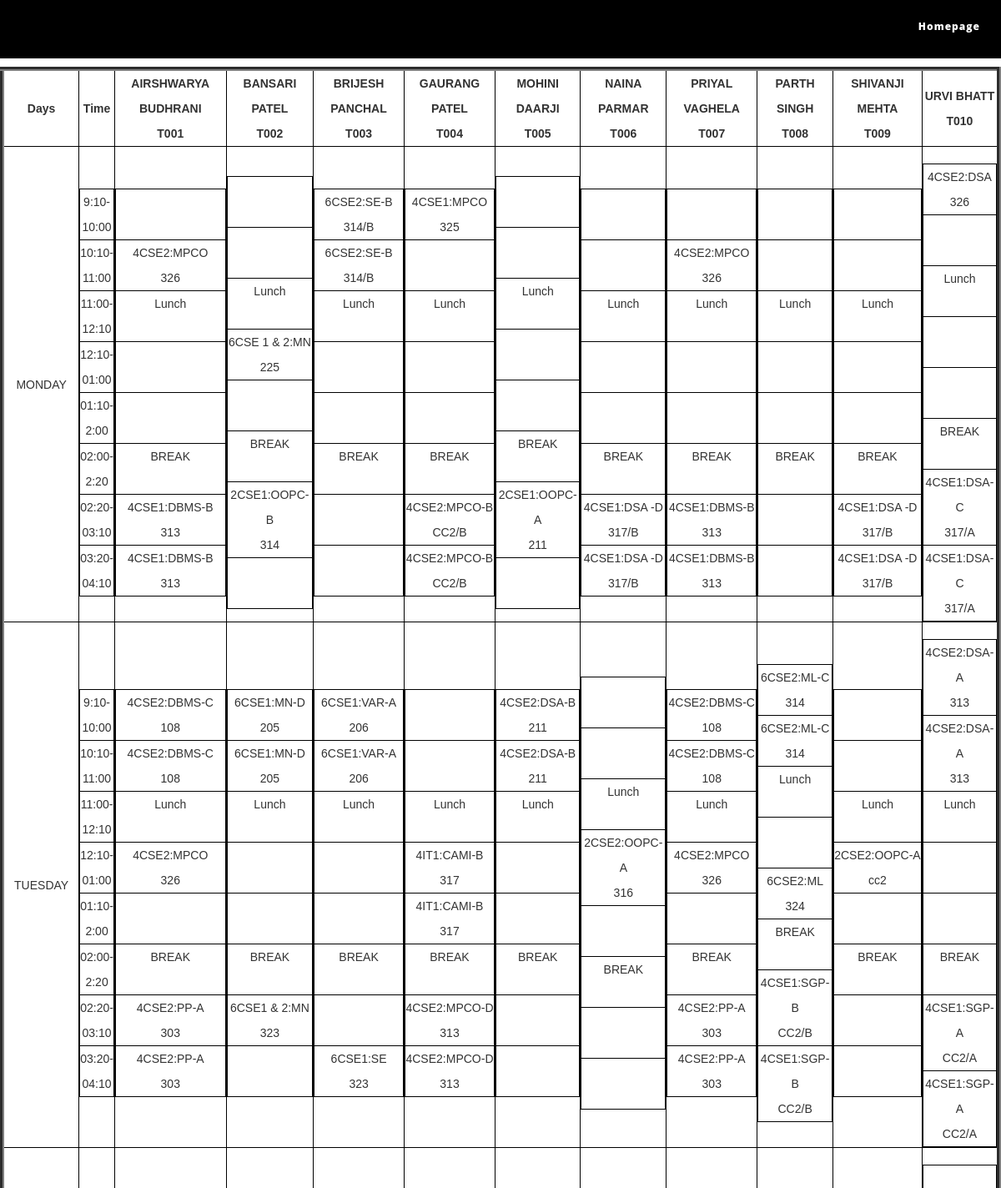
The page /Master.php (upper part) on the database its author committed.
### tables this page shows
CREATE TABLE `teachers` (
  `faculty_number` varchar(100) NOT NULL,
  `NAME` varchar(100) NOT NULL,
  `ALIAS` varchar(100) NOT NULL,
  `DESIGNATION` varchar(100) NOT NULL
);

CREATE TABLE `t001` (
  `DAY` varchar(100) DEFAULT NULL,
  `PERIOD1` varchar(100) DEFAULT NULL,
  `PERIOD2` varchar(100) DEFAULT NULL,
  `PERIOD3` varchar(100) DEFAULT NULL,
  `PERIOD4` varchar(100) DEFAULT NULL,
  `PERIOD5` varchar(100) DEFAULT NULL,
  `PERIOD6` varchar(100) DEFAULT NULL
);

CREATE TABLE `t002` (
  `DAY` varchar(100) DEFAULT NULL,
  `PERIOD1` varchar(100) DEFAULT NULL,
  `PERIOD2` varchar(100) DEFAULT NULL,
  `PERIOD3` varchar(100) DEFAULT NULL,
  `PERIOD4` varchar(100) DEFAULT NULL,
  `PERIOD5` varchar(100) DEFAULT NULL,
  `PERIOD6` varchar(100) DEFAULT NULL
);

CREATE TABLE `t003` (
  `DAY` varchar(100) DEFAULT NULL,
  `PERIOD1` varchar(100) DEFAULT NULL,
  `PERIOD2` varchar(100) DEFAULT NULL,
  `PERIOD3` varchar(100) DEFAULT NULL,
  `PERIOD4` varchar(100) DEFAULT NULL,
  `PERIOD5` varchar(100) DEFAULT NULL,
  `PERIOD6` varchar(100) DEFAULT NULL
);

CREATE TABLE `t004` (
  `DAY` varchar(100) DEFAULT NULL,
  `PERIOD1` varchar(100) DEFAULT NULL,
  `PERIOD2` varchar(100) DEFAULT NULL,
  `PERIOD3` varchar(100) DEFAULT NULL,
  `PERIOD4` varchar(100) DEFAULT NULL,
  `PERIOD5` varchar(100) DEFAULT NULL,
  `PERIOD6` varchar(100) DEFAULT NULL
);

CREATE TABLE `t005` (
  `DAY` varchar(100) DEFAULT NULL,
  `PERIOD1` varchar(100) DEFAULT NULL,
  `PERIOD2` varchar(100) DEFAULT NULL,
  `PERIOD3` varchar(100) DEFAULT NULL,
  `PERIOD4` varchar(100) DEFAULT NULL,
  `PERIOD5` varchar(100) DEFAULT NULL,
  `PERIOD6` varchar(100) DEFAULT NULL
);

CREATE TABLE `t006` (
  `DAY` varchar(100) DEFAULT NULL,
  `PERIOD1` varchar(100) DEFAULT NULL,
  `PERIOD2` varchar(100) DEFAULT NULL,
  `PERIOD3` varchar(100) DEFAULT NULL,
  `PERIOD4` varchar(100) DEFAULT NULL,
  `PERIOD5` varchar(100) DEFAULT NULL,
  `PERIOD6` varchar(100) DEFAULT NULL
);

CREATE TABLE `t007` (
  `DAY` varchar(100) DEFAULT NULL,
  `PERIOD1` varchar(100) DEFAULT NULL,
  `PERIOD2` varchar(100) DEFAULT NULL,
  `PERIOD3` varchar(100) DEFAULT NULL,
  `PERIOD4` varchar(100) DEFAULT NULL,
  `PERIOD5` varchar(100) DEFAULT NULL,
  `PERIOD6` varchar(100) DEFAULT NULL
);

CREATE TABLE `t008` (
  `DAY` varchar(100) DEFAULT NULL,
  `PERIOD1` varchar(100) DEFAULT NULL,
  `PERIOD2` varchar(100) DEFAULT NULL,
  `PERIOD3` varchar(100) DEFAULT NULL,
  `PERIOD4` varchar(100) DEFAULT NULL,
  `PERIOD5` varchar(100) DEFAULT NULL,
  `PERIOD6` varchar(100) DEFAULT NULL
);

CREATE TABLE `t009` (
  `DAY` varchar(100) DEFAULT NULL,
  `PERIOD1` varchar(100) DEFAULT NULL,
  `PERIOD2` varchar(100) DEFAULT NULL,
  `PERIOD3` varchar(100) DEFAULT NULL,
  `PERIOD4` varchar(100) DEFAULT NULL,
  `PERIOD5` varchar(100) DEFAULT NULL,
  `PERIOD6` varchar(100) DEFAULT NULL
);

CREATE TABLE `t010` (
  `DAY` varchar(100) DEFAULT NULL,
  `PERIOD1` varchar(100) DEFAULT NULL,
  `PERIOD2` varchar(100) DEFAULT NULL,
  `PERIOD3` varchar(100) DEFAULT NULL,
  `PERIOD4` varchar(100) DEFAULT NULL,
  `PERIOD5` varchar(100) DEFAULT NULL,
  `PERIOD6` varchar(100) DEFAULT NULL
);

### Master.php (the view, shortened to what this page needs)
<!DOCTYPE html>
<html xmlns="http://www.w3.org/1999/xhtml">
<head>
    <link href="assets/css/bootstrap.css" rel="stylesheet"/>
    <link href="assets/css/font-awesome.min.css" rel="stylesheet"/>
    <link href="assets/css/flexslider.css" rel="stylesheet"/>
    <link href="assets/css/style.css" rel="stylesheet"/>
</head>
<body>
<div class="navbar navbar-inverse navbar-fixed-top " id="menu">
    <div class="container">
        <div class="navbar-collapse collapse move-me">
            <ul class="nav navbar-nav navbar-left">
                <li>Master Time Table</li>
            </ul>
            <ul class="nav navbar-nav navbar-right">
                <li><a href="index.php">Homepage</a></li>
            </ul>
        </div>
    </div>
</div>
<br>
<div>
    <br>
    <div id="TT" style="background-color: #FFFFFF">
        <table border="5"  cellspacing="1" align="center" id="timetable">
            <tr>
                <th>Days</th>
                <th>Time</th>
                <?php
                $q1 = mysqli_query(mysqli_connect("localhost", "root", "", "ttms"), "SELECT * FROM teachers ORDER BY `faculty_number` ASC");
                while($row=mysqli_fetch_assoc($q1)){
                    echo"<th style=\"text-align:center\">{$row['NAME']}<br>"."{$row['faculty_number']} </th>";
                }?>
                <?php
                $days = array('MONDAY', 'TUESDAY', 'WEDNESDAY', 'THURSDAY', 'FRIDAY', 'SATURDAY');
                $days2 = array('MON', 'TUE', 'WED', 'THU', 'FRI', 'SAT');
                for($x=0;$x<count($days);$x++)
                {
                    echo"<tr>";
                        echo"<td>";
                            echo $days[$x];
                        echo"</td>";
                        echo"<td>";
                            echo"<table>";
                                echo"<tr>";
                                    echo"<td style=\"text-align:center\">9:10-<br>10:00</td>";
                                echo"</tr>";
                                echo"<tr>";
                                    echo"<td style=\"text-align:center\">10:10-<br>11:00</td>";
                                echo"</tr>";
                                echo"<tr>";
                                    echo"<td style=\"text-align:center\">11:00-<br>12:10</td>";
                                echo"</tr>";
                                echo"<tr>";
                                    echo"<td style=\"text-align:center\">12:10-<br>01:00</td>";
                                echo"</tr>";
                                echo"<tr>";
                                    echo"<td style=\"text-align:center\">01:10-<br>2:00</td>";
                                echo"</tr>";
                                echo"<tr>";
                                    echo"<td style=\"text-align:center\">02:00-<br>2:20</td>";
                                echo"</tr>";
                                echo"<tr>";
                                    echo"<td style=\"text-align:center\">02:20-<br>03:10</td>";
                                echo"</tr>";
                                echo"<tr>";
                                    echo"<td style=\"text-align:center\">03:20-<br>04:10</td>";
                                echo"</tr>";
                            echo"</table>";
                        echo"</td>";
                        $q1 = mysqli_query(mysqli_connect("localhost", "root", "", "ttms"), "SELECT * FROM teachers ORDER BY `faculty_number` ASC");
                while($row1=mysqli_fetch_assoc($q1)){
                    $table=$row1['faculty_number'];
                            echo"<td>";
                            $q3= mysqli_query(mysqli_connect("localhost", "root", "", "ttms"), "SELECT * FROM ".$table);
                            while($row2=mysqli_fetch_assoc($q3)){
                                if($days2[$x]==$row2['DAY']){
                                    echo"<table>";
                                if($row2['PERIOD1']!=NULL)
                                {echo"<tr>";
                                    echo"<td>{$row2['PERIOD1']}</td>";
                                echo"</tr>";}
                                else{
                                    echo"<tr>";
                                    echo"<td><br><br></td>";
                                echo"</tr>";
                                }
                                if($row2['PERIOD2']!=NULL)
                                {echo"<tr>";
                                    echo"<td>{$row2['PERIOD2']}</td>";
                                echo"</tr>";}
                                else{
                                    echo"<tr>";
                                    echo"<td><br><br></td>";
                                echo"</tr>";
                                }
                                echo"<tr>";
                                    echo"<td>Lunch<br> <br></td>";
                                echo"</tr>";
                                if($row2['PERIOD3']!=NULL)
                                {echo"<tr>";
                                    echo"<td>{$row2['PERIOD3']}</td>";
                                echo"</tr>";}
                                else{
                                    echo"<tr>";
                                    echo"<td><br><br></td>";
                                echo"</tr>";
                                }
                                if($row2['PERIOD4']!=NULL)
                                {echo"<tr>";
                                    echo"<td>{$row2['PERIOD4']}</td>";
                                echo"</tr>";}
                                else{
                                    echo"<tr>";
                                    echo"<td><br><br></td>";
                                echo"</tr>";
                                }
                                echo"<tr>";
                                    echo"<td>BREAK<br> <br></td>";
                                echo"</tr>";
                                if($row2['PERIOD5']!=NULL)
                                {echo"<tr>";
                                    echo"<td>{$row2['PERIOD5']}</td>";
                                echo"</tr>";}
                                else{
                                    echo"<tr>";
                                    echo"<td><br><br></td>";
                                echo"</tr>";
                                }
                                if($row2['PERIOD6']!=NULL)
                                {echo"<tr>";
                                    echo"<td>{$row2['PERIOD6']}</td>";
                                echo"</tr>";}
                                else{
                                    echo"<tr>";
                                    echo"<td><br><br></td>";
                                echo"</tr>";
                                }
                            echo"</table>";
                                }
                            }
                            echo"</td>";
                        }
                    echo"<tr>";
                }
                ?>
    </div>
</div>
</body>
</html>

### assets/css/style.css (style rules this page uses)
body { font-family: 'Open Sans', sans-serif; line-height: 30px; font-size: 14px; }
#menu { background-color: #000000; color: rgb(0, 0, 0); font-size: 12px; font-weight: 900; letter-spacing: 1px; min-height: 70px; }
.navbar-inverse { border-color: transparent; }
.navbar-inverse .navbar-nav > li > a, .navbar-inverse .navbar-nav > li > a:hover { color: #FFF; padding: 22px 10px; }

### Master.php (style rules this page uses)
table { margin-top: 20px; font-family: arial, sans-serif; border-collapse: collapse; width: 100%; }
td, th { border: 1px solid black; text-align: center; }
tr:nth-child(even) { background-color: #ffffff; }
tr:nth-child(odd) { background-color: #ffffff; }

### rows shown on the page
teachers: NAME "AIRSHWARYA BUDHRANI", faculty_number "T001"
teachers: NAME "BANSARI PATEL", faculty_number "T002"
teachers: NAME "BRIJESH PANCHAL", faculty_number "T003"
teachers: NAME "GAURANG PATEL", faculty_number "T004"
teachers: NAME "MOHINI DAARJI", faculty_number "T005"
teachers: NAME "NAINA PARMAR", faculty_number "T006"
teachers: NAME "PRIYAL VAGHELA", faculty_number "T007"
teachers: NAME "PARTH SINGH", faculty_number "T008"
teachers: NAME "SHIVANJI MEHTA", faculty_number "T009"
teachers: NAME "URVI BHATT", faculty_number "T010"
t001: PERIOD2 "4CSE2:MPCO 326", PERIOD5 "4CSE1:DBMS-B 313", PERIOD6 "4CSE1:DBMS-B 313"
t002: PERIOD3 "6CSE 1 & 2:MN 225", PERIOD5 "2CSE1:OOPC-B 314"
t003: PERIOD1 "6CSE2:SE-B 314/B", PERIOD2 "6CSE2:SE-B 314/B"
t004: PERIOD1 "4CSE1:MPCO 325", PERIOD5 "4CSE2:MPCO-B CC2/B", PERIOD6 "4CSE2:MPCO-B CC2/B"
t005: PERIOD5 "2CSE1:OOPC-A 211"
t006: PERIOD5 "4CSE1:DSA -D 317/B", PERIOD6 "4CSE1:DSA -D 317/B"
t007: PERIOD2 "4CSE2:MPCO 326", PERIOD5 "4CSE1:DBMS-B 313", PERIOD6 "4CSE1:DBMS-B 313"
t008: DAY "MON" (drawn)
t009: PERIOD5 "4CSE1:DSA -D 317/B", PERIOD6 "4CSE1:DSA -D 317/B"
t010: PERIOD1 "4CSE2:DSA 326", PERIOD5 "4CSE1:DSA-C 317/A", PERIOD6 "4CSE1:DSA-C 317/A"
t001: PERIOD1 "4CSE2:DBMS-C 108", PERIOD2 "4CSE2:DBMS-C 108", PERIOD3 "4CSE2:MPCO 326", PERIOD5 "4CSE2:PP-A 303", PERIOD6 "4CSE2:PP-A 303"
t002: PERIOD1 "6CSE1:MN-D 205", PERIOD2 "6CSE1:MN-D 205", PERIOD5 "6CSE1 & 2:MN 323"
t003: PERIOD1 "6CSE1:VAR-A 206", PERIOD2 "6CSE1:VAR-A 206", PERIOD6 "6CSE1:SE 323"
t004: PERIOD3 "4IT1:CAMI-B 317", PERIOD4 "4IT1:CAMI-B 317", PERIOD5 "4CSE2:MPCO-D 313", PERIOD6 "4CSE2:MPCO-D 313"
t005: PERIOD1 "4CSE2:DSA-B 211", PERIOD2 "4CSE2:DSA-B 211"
t006: PERIOD3 "2CSE2:OOPC-A 316"
t007: PERIOD1 "4CSE2:DBMS-C 108", PERIOD2 "4CSE2:DBMS-C 108", PERIOD3 "4CSE2:MPCO 326", PERIOD5 "4CSE2:PP-A 303", PERIOD6 "4CSE2:PP-A 303"
t008: PERIOD1 "6CSE2:ML-C 314", PERIOD2 "6CSE2:ML-C 314", PERIOD4 "6CSE2:ML 324", PERIOD5 "4CSE1:SGP-B CC2/B", PERIOD6 "4CSE1:SGP-B CC2/B"
t009: PERIOD3 "2CSE2:OOPC-A cc2"
t010: PERIOD1 "4CSE2:DSA-A 313", PERIOD2 "4CSE2:DSA-A 313", PERIOD5 "4CSE1:SGP-A CC2/A", PERIOD6 "4CSE1:SGP-A CC2/A"

### other values the page prints
$days[$x] "MONDAY"
$days[$x] "TUESDAY"
